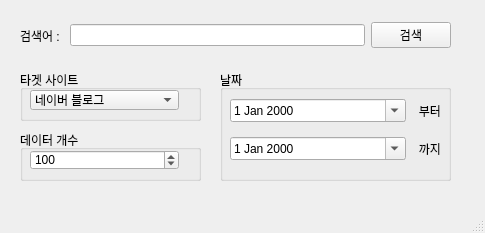
<?xml version="1.0" encoding="UTF-8"?>
<ui version="4.0">
 <class>MainWindow</class>
 <widget class="QMainWindow" name="MainWindow">
  <property name="geometry">
   <rect>
    <x>0</x>
    <y>0</y>
    <width>485</width>
    <height>233</height>
   </rect>
  </property>
  <property name="windowTitle">
   <string>MainWindow</string>
  </property>
  <widget class="QWidget" name="centralwidget">
   <widget class="QWidget" name="horizontalLayoutWidget">
    <property name="geometry">
     <rect>
      <x>20</x>
      <y>10</y>
      <width>431</width>
      <height>51</height>
     </rect>
    </property>
    <layout class="QHBoxLayout" name="horizontalLayout">
     <item>
      <widget class="QLabel" name="label">
       <property name="text">
        <string>검색어 : </string>
       </property>
      </widget>
     </item>
     <item>
      <widget class="QLineEdit" name="lineEdit"/>
     </item>
     <item>
      <widget class="QPushButton" name="pushButton">
       <property name="text">
        <string>검색</string>
       </property>
      </widget>
     </item>
    </layout>
   </widget>
   <widget class="QGroupBox" name="groupBox">
    <property name="geometry">
     <rect>
      <x>20</x>
      <y>70</y>
      <width>181</width>
      <height>51</height>
     </rect>
    </property>
    <property name="title">
     <string>타겟 사이트</string>
    </property>
    <widget class="QComboBox" name="comboBox">
     <property name="geometry">
      <rect>
       <x>10</x>
       <y>20</y>
       <width>149</width>
       <height>20</height>
      </rect>
     </property>
     <item>
      <property name="text">
       <string>네이버 블로그</string>
      </property>
     </item>
     <item>
      <property name="text">
       <string>인스타그램</string>
      </property>
     </item>
    </widget>
   </widget>
   <widget class="QGroupBox" name="groupBox_3">
    <property name="geometry">
     <rect>
      <x>20</x>
      <y>130</y>
      <width>181</width>
      <height>51</height>
     </rect>
    </property>
    <property name="title">
     <string>데이터 개수</string>
    </property>
    <widget class="QSpinBox" name="spinBox">
     <property name="geometry">
      <rect>
       <x>10</x>
       <y>20</y>
       <width>149</width>
       <height>20</height>
      </rect>
     </property>
     <property name="maximum">
      <number>1000</number>
     </property>
     <property name="value">
      <number>100</number>
     </property>
    </widget>
   </widget>
   <widget class="QGroupBox" name="groupBox_4">
    <property name="geometry">
     <rect>
      <x>220</x>
      <y>70</y>
      <width>231</width>
      <height>111</height>
     </rect>
    </property>
    <property name="title">
     <string>날짜</string>
    </property>
    <widget class="QWidget" name="gridLayoutWidget">
     <property name="geometry">
      <rect>
       <x>10</x>
       <y>20</y>
       <width>211</width>
       <height>80</height>
      </rect>
     </property>
     <layout class="QGridLayout" name="gridLayout">
      <property name="sizeConstraint">
       <enum>QLayout::SetDefaultConstraint</enum>
      </property>
      <property name="horizontalSpacing">
       <number>6</number>
      </property>
      <item row="0" column="0">
       <widget class="QDateEdit" name="dateEdit">
        <property name="sizePolicy">
         <sizepolicy hsizetype="MinimumExpanding" vsizetype="Fixed">
          <horstretch>0</horstretch>
          <verstretch>0</verstretch>
         </sizepolicy>
        </property>
        <property name="calendarPopup">
         <bool>true</bool>
        </property>
        <property name="timeSpec">
         <enum>Qt::LocalTime</enum>
        </property>
       </widget>
      </item>
      <item row="1" column="1">
       <widget class="QLabel" name="label_5">
        <property name="sizePolicy">
         <sizepolicy hsizetype="Fixed" vsizetype="Preferred">
          <horstretch>0</horstretch>
          <verstretch>0</verstretch>
         </sizepolicy>
        </property>
        <property name="text">
         <string>  까지</string>
        </property>
        <property name="alignment">
         <set>Qt::AlignCenter</set>
        </property>
       </widget>
      </item>
      <item row="1" column="0">
       <widget class="QDateEdit" name="dateEdit_2">
        <property name="sizePolicy">
         <sizepolicy hsizetype="MinimumExpanding" vsizetype="Fixed">
          <horstretch>0</horstretch>
          <verstretch>0</verstretch>
         </sizepolicy>
        </property>
        <property name="calendarPopup">
         <bool>true</bool>
        </property>
       </widget>
      </item>
      <item row="0" column="1">
       <widget class="QLabel" name="label_4">
        <property name="sizePolicy">
         <sizepolicy hsizetype="Fixed" vsizetype="Preferred">
          <horstretch>0</horstretch>
          <verstretch>0</verstretch>
         </sizepolicy>
        </property>
        <property name="text">
         <string>  부터</string>
        </property>
        <property name="alignment">
         <set>Qt::AlignCenter</set>
        </property>
       </widget>
      </item>
     </layout>
    </widget>
   </widget>
  </widget>
  <widget class="QMenuBar" name="menubar">
   <property name="geometry">
    <rect>
     <x>0</x>
     <y>0</y>
     <width>485</width>
     <height>25</height>
    </rect>
   </property>
  </widget>
  <widget class="QStatusBar" name="statusbar"/>
 </widget>
 <resources/>
 <connections/>
</ui>
